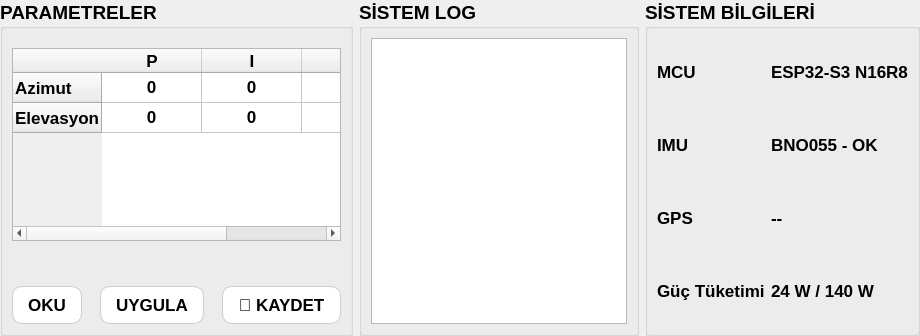
       <widget class="QWidget" name="bottomWidget" native="true">
        <property name="sizePolicy">
         <sizepolicy hsizetype="Expanding" vsizetype="Expanding">
          <horstretch>0</horstretch>
          <verstretch>0</verstretch>
         </sizepolicy>
        </property>
        <layout class="QHBoxLayout" name="horizontalLayout_11">
         <property name="leftMargin">
          <number>0</number>
         </property>
         <property name="topMargin">
          <number>0</number>
         </property>
         <property name="rightMargin">
          <number>0</number>
         </property>
         <property name="bottomMargin">
          <number>0</number>
         </property>
         <item>
          <layout class="QHBoxLayout" name="horizontalLayout_5" stretch="3,3,2">
           <item>
            <widget class="QGroupBox" name="gbParametreler">
             <property name="sizePolicy">
              <sizepolicy hsizetype="Preferred" vsizetype="Preferred">
               <horstretch>1</horstretch>
               <verstretch>0</verstretch>
              </sizepolicy>
             </property>
             <property name="font">
              <font>
               <pointsize>14</pointsize>
               <weight>75</weight>
               <bold>true</bold>
              </font>
             </property>
             <property name="title">
              <string>PARAMETRELER</string>
             </property>
             <layout class="QVBoxLayout" name="verticalLayout_13">
              <item>
               <layout class="QVBoxLayout" name="verticalLayout_8" stretch="5,1,2">
                <property name="spacing">
                 <number>-1</number>
                </property>
                <property name="topMargin">
                 <number>10</number>
                </property>
                <item>
                 <widget class="QTableWidget" name="tablePID">
                  <property name="sizePolicy">
                   <sizepolicy hsizetype="MinimumExpanding" vsizetype="Preferred">
                    <horstretch>0</horstretch>
                    <verstretch>0</verstretch>
                   </sizepolicy>
                  </property>
                  <property name="minimumSize">
                   <size>
                    <width>0</width>
                    <height>0</height>
                   </size>
                  </property>
                  <property name="maximumSize">
                   <size>
                    <width>16777215</width>
                    <height>16777215</height>
                   </size>
                  </property>
                  <property name="sizeIncrement">
                   <size>
                    <width>0</width>
                    <height>0</height>
                   </size>
                  </property>
                  <property name="font">
                   <font>
                    <pointsize>13</pointsize>
                   </font>
                  </property>
                  <property name="whatsThis">
                   <string/>
                  </property>
                  <property name="lineWidth">
                   <number>1</number>
                  </property>
                  <property name="midLineWidth">
                   <number>0</number>
                  </property>
                  <property name="sizeAdjustPolicy">
                   <enum>QAbstractScrollArea::AdjustIgnored</enum>
                  </property>
                  <property name="gridStyle">
                   <enum>Qt::SolidLine</enum>
                  </property>
                  <attribute name="horizontalHeaderStretchLastSection">
                   <bool>true</bool>
                  </attribute>
                  <attribute name="verticalHeaderMinimumSectionSize">
                   <number>21</number>
                  </attribute>
                  <attribute name="verticalHeaderStretchLastSection">
                   <bool>false</bool>
                  </attribute>
                  <row>
                   <property name="text">
                    <string>Azimut</string>
                   </property>
                   <property name="font">
                    <font>
                     <pointsize>13</pointsize>
                    </font>
                   </property>
                  </row>
                  <row>
                   <property name="text">
                    <string>Elevasyon</string>
                   </property>
                   <property name="font">
                    <font>
                     <pointsize>13</pointsize>
                    </font>
                   </property>
                  </row>
                  <column>
                   <property name="text">
                    <string>P</string>
                   </property>
                   <property name="font">
                    <font>
                     <pointsize>13</pointsize>
                    </font>
                   </property>
                  </column>
                  <column>
                   <property name="text">
                    <string>I</string>
                   </property>
                   <property name="font">
                    <font>
                     <pointsize>13</pointsize>
                    </font>
                   </property>
                  </column>
                  <column>
                   <property name="text">
                    <string>D</string>
                   </property>
                   <property name="font">
                    <font>
                     <pointsize>13</pointsize>
                    </font>
                   </property>
                  </column>
                  <item row="0" column="0">
                   <property name="text">
                    <string>0</string>
                   </property>
                   <property name="font">
                    <font>
                     <pointsize>13</pointsize>
                    </font>
                   </property>
                   <property name="textAlignment">
                    <set>AlignCenter</set>
                   </property>
                  </item>
                  <item row="0" column="1">
                   <property name="text">
                    <string>0</string>
                   </property>
                   <property name="font">
                    <font>
                     <pointsize>13</pointsize>
                    </font>
                   </property>
                   <property name="textAlignment">
                    <set>AlignCenter</set>
                   </property>
                  </item>
                  <item row="0" column="2">
                   <property name="text">
                    <string>0</string>
                   </property>
                   <property name="font">
                    <font>
                     <pointsize>13</pointsize>
                    </font>
                   </property>
                   <property name="textAlignment">
                    <set>AlignCenter</set>
                   </property>
                  </item>
                  <item row="1" column="0">
                   <property name="text">
                    <string>0</string>
                   </property>
                   <property name="font">
                    <font>
                     <pointsize>13</pointsize>
                    </font>
                   </property>
                   <property name="textAlignment">
                    <set>AlignCenter</set>
                   </property>
                  </item>
                  <item row="1" column="1">
                   <property name="text">
                    <string>0</string>
                   </property>
                   <property name="font">
                    <font>
                     <pointsize>13</pointsize>
                    </font>
                   </property>
                   <property name="textAlignment">
                    <set>AlignCenter</set>
                   </property>
                  </item>
                  <item row="1" column="2">
                   <property name="text">
                    <string>0</string>
                   </property>
                   <property name="font">
                    <font>
                     <pointsize>13</pointsize>
                    </font>
                   </property>
                   <property name="textAlignment">
                    <set>AlignCenter</set>
                   </property>
                  </item>
                 </widget>
                </item>
                <item>
                 <spacer name="verticalSpacer">
                  <property name="orientation">
                   <enum>Qt::Vertical</enum>
                  </property>
                  <property name="sizeHint" stdset="0">
                   <size>
                    <width>20</width>
                    <height>40</height>
                   </size>
                  </property>
                 </spacer>
                </item>
                <item>
                 <layout class="QHBoxLayout" name="horizontalLayout_8">
                  <property name="spacing">
                   <number>18</number>
                  </property>
                  <item>
                   <widget class="QPushButton" name="btnOku">
                    <property name="sizePolicy">
                     <sizepolicy hsizetype="Expanding" vsizetype="Fixed">
                      <horstretch>0</horstretch>
                      <verstretch>0</verstretch>
                     </sizepolicy>
                    </property>
                    <property name="font">
                     <font>
                      <pointsize>13</pointsize>
                     </font>
                    </property>
                    <property name="styleSheet">
                     <string notr="true">QPushButton {
background-color: white; color: black; border-radius: 10px; border: 1px solid #cccccc; padding: 8px 15px; 
}

QPushButton:hover {
background-color: #eeeeee;
}

QPushButton:pressed {
background-color: #cccccc;
}

</string>
                    </property>
                    <property name="text">
                     <string>OKU</string>
                    </property>
                   </widget>
                  </item>
                  <item>
                   <widget class="QPushButton" name="btnUygula">
                    <property name="sizePolicy">
                     <sizepolicy hsizetype="Expanding" vsizetype="Fixed">
                      <horstretch>0</horstretch>
                      <verstretch>0</verstretch>
                     </sizepolicy>
                    </property>
                    <property name="font">
                     <font>
                      <pointsize>13</pointsize>
                     </font>
                    </property>
                    <property name="styleSheet">
                     <string notr="true">QPushButton {
background-color: white; color: black; border-radius: 10px; border: 1px solid #cccccc; padding: 8px 15px; 
}

QPushButton:hover {
background-color: #eeeeee;
}

QPushButton:pressed {
background-color: #cccccc;
}

</string>
                    </property>
                    <property name="text">
                     <string>UYGULA</string>
                    </property>
                   </widget>
                  </item>
                  <item>
                   <widget class="QPushButton" name="btnKaydet">
                    <property name="sizePolicy">
                     <sizepolicy hsizetype="Expanding" vsizetype="Fixed">
                      <horstretch>0</horstretch>
                      <verstretch>0</verstretch>
                     </sizepolicy>
                    </property>
                    <property name="font">
                     <font>
                      <pointsize>13</pointsize>
                     </font>
                    </property>
                    <property name="styleSheet">
                     <string notr="true">QPushButton {
background-color: white; color: black; border-radius: 10px; border: 1px solid #cccccc; padding: 8px 15px; 
}

QPushButton:hover {
background-color: #eeeeee;
}

QPushButton:pressed {
background-color: #cccccc;
}

</string>
                    </property>
                    <property name="text">
                     <string>💾 KAYDET</string>
                    </property>
                   </widget>
                  </item>
                 </layout>
                </item>
               </layout>
              </item>
             </layout>
            </widget>
           </item>
           <item>
            <widget class="QGroupBox" name="gbSistemLog">
             <property name="sizePolicy">
              <sizepolicy hsizetype="Preferred" vsizetype="Preferred">
               <horstretch>1</horstretch>
               <verstretch>0</verstretch>
              </sizepolicy>
             </property>
             <property name="font">
              <font>
               <pointsize>14</pointsize>
               <weight>75</weight>
               <bold>true</bold>
              </font>
             </property>
             <property name="title">
              <string>SİSTEM LOG</string>
             </property>
             <layout class="QVBoxLayout" name="verticalLayout_9">
              <item>
               <widget class="QPlainTextEdit" name="textEditLog">
                <property name="sizePolicy">
                 <sizepolicy hsizetype="Expanding" vsizetype="Expanding">
                  <horstretch>1</horstretch>
                  <verstretch>0</verstretch>
                 </sizepolicy>
                </property>
                <property name="font">
                 <font>
                  <family>Courier New</family>
                  <pointsize>13</pointsize>
                 </font>
                </property>
                <property name="readOnly">
                 <bool>true</bool>
                </property>
               </widget>
              </item>
             </layout>
            </widget>
           </item>
           <item>
            <widget class="QGroupBox" name="gbSistemBilgileri">
             <property name="sizePolicy">
              <sizepolicy hsizetype="Preferred" vsizetype="Preferred">
               <horstretch>1</horstretch>
               <verstretch>0</verstretch>
              </sizepolicy>
             </property>
             <property name="font">
              <font>
               <pointsize>14</pointsize>
               <weight>75</weight>
               <bold>true</bold>
              </font>
             </property>
             <property name="title">
              <string>SİSTEM BİLGİLERİ</string>
             </property>
             <layout class="QGridLayout" name="gridLayout_4">
              <item row="0" column="0">
               <layout class="QGridLayout" name="gridLayout_3">
                <item row="0" column="0">
                 <widget class="QLabel" name="label_11">
                  <property name="font">
                   <font>
                    <pointsize>13</pointsize>
                   </font>
                  </property>
                  <property name="text">
                   <string>MCU</string>
                  </property>
                 </widget>
                </item>
                <item row="0" column="1">
                 <widget class="QLabel" name="lblMcuDeger">
                  <property name="font">
                   <font>
                    <pointsize>13</pointsize>
                   </font>
                  </property>
                  <property name="text">
                   <string>ESP32-S3 N16R8</string>
                  </property>
                 </widget>
                </item>
                <item row="1" column="0">
                 <widget class="QLabel" name="label_17">
                  <property name="font">
                   <font>
                    <pointsize>13</pointsize>
                   </font>
                  </property>
                  <property name="text">
                   <string>IMU</string>
                  </property>
                 </widget>
                </item>
                <item row="1" column="1">
                 <widget class="QLabel" name="lblImuDeger">
                  <property name="font">
                   <font>
                    <pointsize>13</pointsize>
                   </font>
                  </property>
                  <property name="text">
                   <string>BNO055 - OK</string>
                  </property>
                 </widget>
                </item>
                <item row="2" column="0">
                 <widget class="QLabel" name="label_18">
                  <property name="font">
                   <font>
                    <pointsize>13</pointsize>
                   </font>
                  </property>
                  <property name="text">
                   <string>GPS</string>
                  </property>
                 </widget>
                </item>
                <item row="2" column="1">
                 <widget class="QLabel" name="lblGpsDeger">
                  <property name="font">
                   <font>
                    <pointsize>13</pointsize>
                   </font>
                  </property>
                  <property name="text">
                   <string>--</string>
                  </property>
                 </widget>
                </item>
                <item row="3" column="0">
                 <widget class="QLabel" name="label_21">
                  <property name="font">
                   <font>
                    <pointsize>13</pointsize>
                   </font>
                  </property>
                  <property name="text">
                   <string>Güç Tüketimi</string>
                  </property>
                 </widget>
                </item>
                <item row="3" column="1">
                 <widget class="QLabel" name="lblGucTuketimiDeger">
                  <property name="font">
                   <font>
                    <pointsize>13</pointsize>
                   </font>
                  </property>
                  <property name="text">
                   <string>24 W / 140 W</string>
                  </property>
                 </widget>
                </item>
               </layout>
              </item>
             </layout>
            </widget>
           </item>
          </layout>
         </item>
        </layout>
       </widget>
